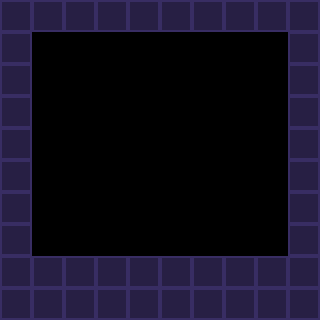

The image is a tile-based game level rendered from a .tmx file. Its description and complete source (layers, tilesets, objects, tile grids) follow:
An orthogonal 10x10 tile map with 32x32 px tiles, 1 tile layer (Tile Layer 1) and 2 objects.

<map version="1.2" tiledversion="1.3.5" orientation="orthogonal" renderorder="right-down" width="10" height="10" tilewidth="32" tileheight="32" infinite="0" nextlayerid="3" nextobjectid="3">
 <tileset firstgid="1" source="../allTiles.tsx" />
 <layer id="1" name="Tile Layer 1" width="10" height="10">
  <data encoding="csv">
1,1,1,1,1,1,1,1,1,1,
1,0,0,0,0,0,0,0,0,1,
1,0,0,0,0,0,0,0,0,1,
1,0,0,0,0,0,0,0,0,1,
1,0,0,0,0,0,0,0,0,1,
1,0,0,0,0,0,0,0,0,1,
1,0,0,0,0,0,0,0,0,1,
1,0,0,0,0,0,0,0,0,1,
1,1,1,1,1,1,1,1,1,1,
1,1,1,1,1,1,1,1,1,1
</data>
 </layer>
 <objectgroup id="2" name="Object Layer 1">
  <object id="1" gid="2" x="64" y="256" width="32" height="32" />
  <object id="2" gid="4" x="224" y="256" width="32" height="32" />
 </objectgroup>
</map>
